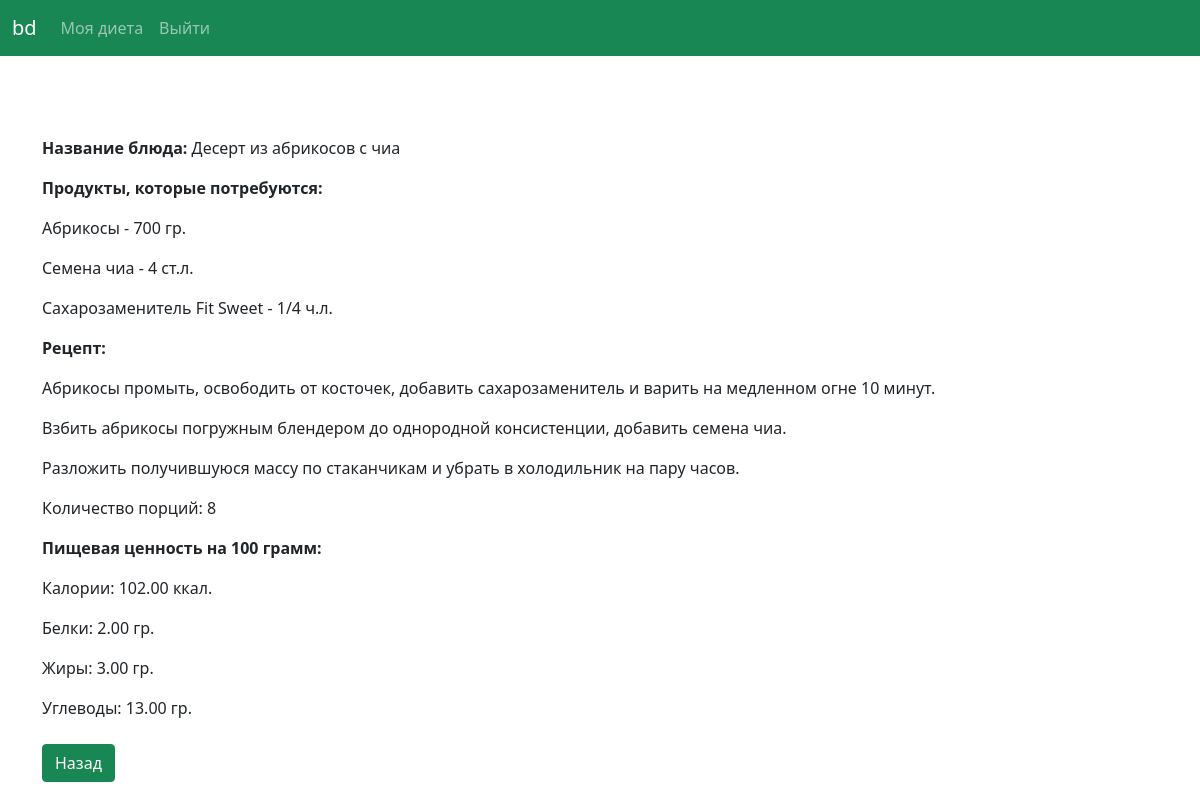
Page /dishes/30 (signed in) on the committed database.
### balanced_diet/models.py (models this page shows)
class Dish(models.Model):
    name = models.CharField(max_length=50, unique=True)
    kcal = models.DecimalField(max_digits=6, decimal_places=2)
    proteins = models.DecimalField(max_digits=6, decimal_places=2)
    fats = models.DecimalField(max_digits=6, decimal_places=2)
    carbs = models.DecimalField(max_digits=6, decimal_places=2)
    breakfast = models.BooleanField(default=False)
    lunch = models.BooleanField(default=False)
    dinner = models.BooleanField(default=False)
    recipetext = models.TextField(default='')

class Recipe(models.Model):
    dish = models.ForeignKey(Dish, on_delete=models.CASCADE)
    product = models.ForeignKey(Product, on_delete=models.CASCADE)
    amountofprod = models.CharField(max_length=50, default='')

class Product(models.Model):
    name = models.CharField(max_length=50, unique=True)
    lactose = models.BooleanField(default=False) # not lactose
    vegan = models.BooleanField(default=False) # not vegan
    halal = models.BooleanField(default=False) # not halal

### balanced_diet/views.py (the view)
# urls.py: path('dishes/<int:dish_id>', views.dish, name='dish'),
@login_required
def dish(request, dish_id):
    try:
        dish = Dish.objects.get(id=dish_id)
        recipe = Recipe.objects.filter(dish_id=dish_id)
        context = {
            'dish' : dish,
            'recipe': recipe
        }
        return render(request, 'balanced_diet/dish.html', context)
    except Dish.DoesNotExist:
        return render(request, 'balanced_diet/my_nutrition.html')

### balanced_diet/templatetags/to_rl.py (called while the page is built)
@register.filter
def to_rl(string):
    return string.split('n')

### balanced_diet/templates/balanced_diet/dish.html (shortened to what this page needs)
{% extends "balanced_diet/base.html" %}
{% load to_rl %}
{% block text %}
    <p> <b>Название блюда:</b> {{ dish.name }} </p>
    <p> <b>Продукты, которые потребуются:</b> </p>
    {% for i in recipe %}
        <p> {{ i.product.name }} - {{ i.amountofprod }} </p>
    {% endfor %}
    <p> <b>Рецепт:</b> </p>
    {% for i in dish.recipetext|to_rl %}
        <p> {{ i }} </p>
    {% endfor %}
        <p> <b>Пищевая ценность на 100 грамм:</b> </p>
    <p> Калории: {{ dish.kcal }} ккал.</p>
    <p> Белки: {{ dish.proteins }} гр.</p>
    <p> Жиры: {{ dish.fats }} гр.</p>
    <p> Углеводы: {{ dish.carbs }} гр.</p>
    <a class="btn btn-success mt-2 mb-3"  type="button" href="{% url 'balanced_diet:my_nutrition' %}">Назад</a>
{% endblock text %}

### rows in the picture
Dish: name "Десерт из абрикосов с чиа", kcal "102.00", proteins "2.00", fats "3.00", carbs "13.00"
Recipe: product.name "Абрикосы", amountofprod "700 гр."
Recipe: product.name "Семена чиа", amountofprod "4 ст.л."
Recipe: product.name "Сахарозаменитель Fit Sweet", amountofprod "1/4 ч.л."

### other values in the picture
{{ i }} "Абрикосы промыть, освободить от косточек, добавить сахарозаменитель и варить на медленном огне 10 минут." "Взбить абрикосы погружным блендером до однородной консистенции, добавить семена чиа." "Разложить получившуюся массу по стаканчикам и убрать в холодильник на пару часов." "Количество порций: 8"
